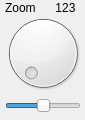
<?xml version="1.0" encoding="UTF-8"?>
<ui version="4.0">
 <class>zoomControlWidget</class>
 <widget class="QWidget" name="zoomControlWidget">
  <property name="geometry">
   <rect>
    <x>0</x>
    <y>0</y>
    <width>85</width>
    <height>120</height>
   </rect>
  </property>
  <property name="windowTitle">
   <string>Form</string>
  </property>
  <widget class="QLabel" name="coordLabel">
   <property name="geometry">
    <rect>
     <x>50</x>
     <y>0</y>
     <width>31</width>
     <height>16</height>
    </rect>
   </property>
   <property name="text">
    <string>123</string>
   </property>
   <property name="alignment">
    <set>Qt::AlignCenter</set>
   </property>
  </widget>
  <widget class="QDial" name="positionDial">
   <property name="geometry">
    <rect>
     <x>0</x>
     <y>10</y>
     <width>86</width>
     <height>86</height>
    </rect>
   </property>
  </widget>
  <widget class="bSlider" name="speedSlider">
   <property name="geometry">
    <rect>
     <x>5</x>
     <y>95</y>
     <width>76</width>
     <height>21</height>
    </rect>
   </property>
   <property name="minimum">
    <number>-100</number>
   </property>
   <property name="value">
    <number>0</number>
   </property>
   <property name="orientation">
    <enum>Qt::Horizontal</enum>
   </property>
  </widget>
  <widget class="QLabel" name="label">
   <property name="geometry">
    <rect>
     <x>5</x>
     <y>0</y>
     <width>36</width>
     <height>16</height>
    </rect>
   </property>
   <property name="text">
    <string>Zoom</string>
   </property>
  </widget>
 </widget>
 <customwidgets>
  <customwidget>
   <class>bSlider</class>
   <extends>QSlider</extends>
   <header location="global">bslider.h</header>
  </customwidget>
 </customwidgets>
 <resources/>
 <connections/>
</ui>
